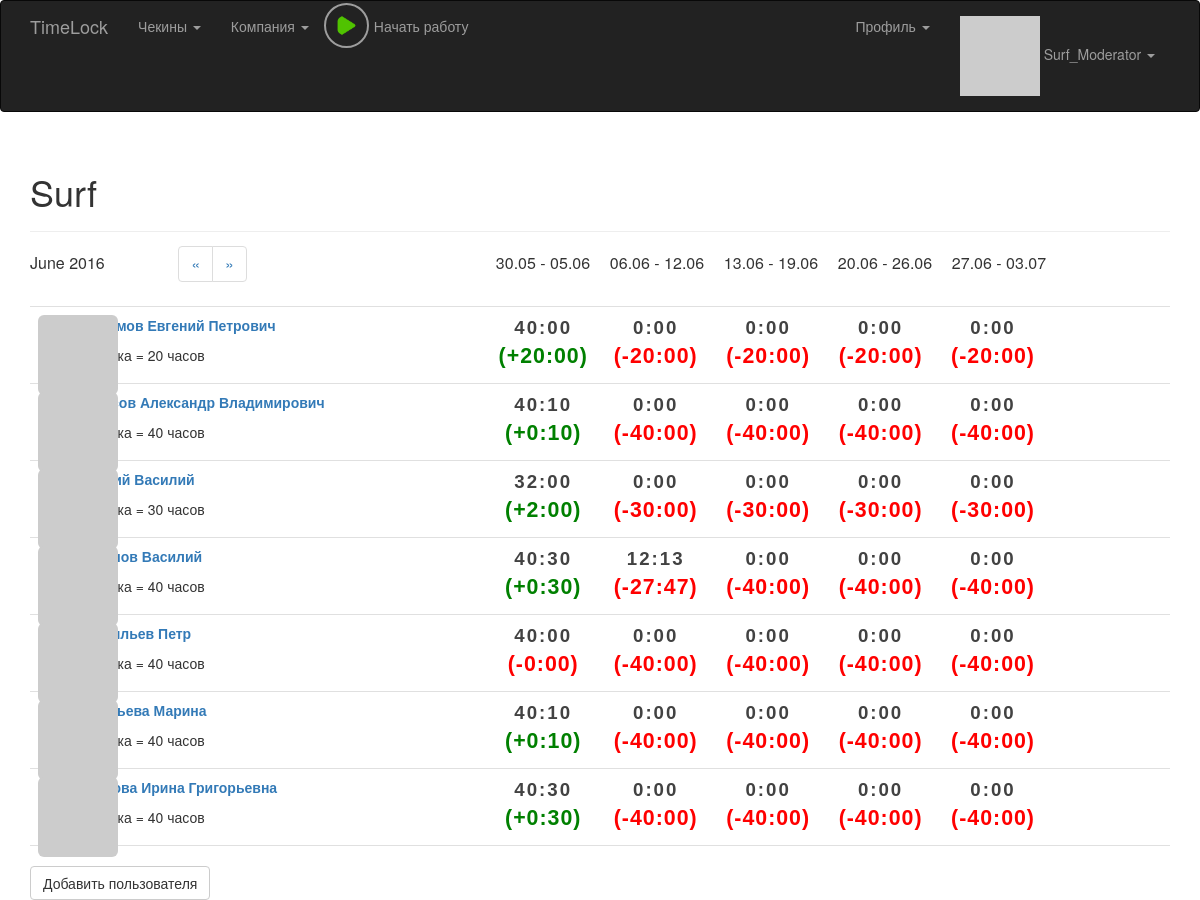
Before: /my_company (signed in) with the older database file.
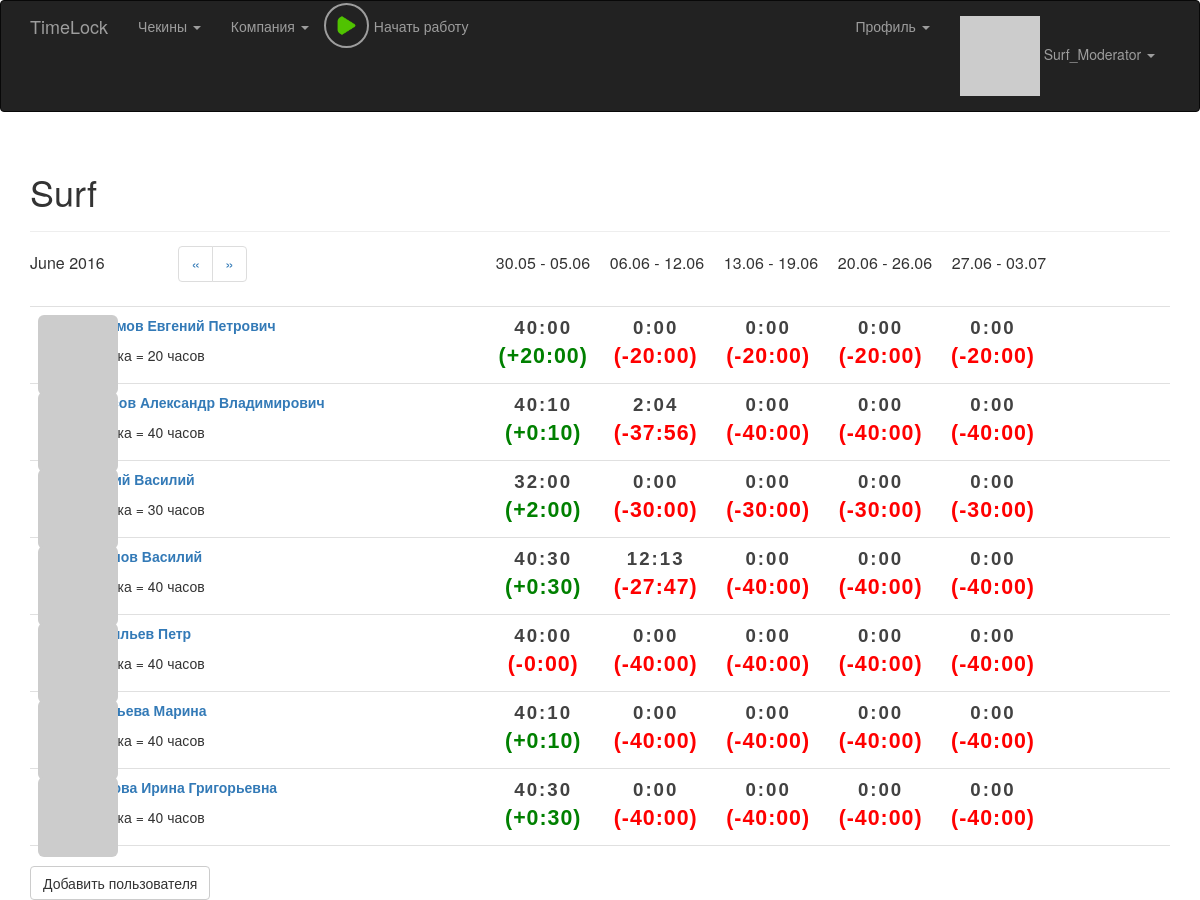
After: the same page with the newer database file.
### app/model.py (models this page shows, shortened)
class User(UserMixin, db.Model):
    __tablename__ = 'users'
    id = db.Column(db.Integer, primary_key = True)
    email = db.Column(db.String(64), unique = True, index = True)
    username = db.Column(db.String(64), unique = True, index = True)
    password_hash = db.Column(db.String(128))
    confirmed = db.Column(db.Boolean, default = False)
    nfc_label = db.Column(db.String(64), unique = True, index = True)
    first_name = db.Column(db.String(64))
    middle_name = db.Column(db.String(64))
    last_name = db.Column(db.String(64))
    member_since = db.Column(db.DateTime(), default = datetime.utcnow)
    last_seen = db.Column(db.DateTime(), default = datetime.utcnow)
    avatar_hash = db.Column(db.String(32))
    rate = db.Column(db.Integer, default = 40)
    role_id = db.Column(db.Integer, db.ForeignKey('roles.id'))
    company_id = db.Column(db.Integer, db.ForeignKey('companies.id'))
    checkins = db.relationship('Checkin', backref = 'user', lazy = 'dynamic')
    timeCaches = db.relationship('TimeCache', backref = 'user', lazy = 'dynamic')
    posts = db.relationship('Post', backref = 'author', lazy = 'dynamic')
    notes = db.relationship('Note', backref = 'author', lazy = 'dynamic')
    @property
    def password(self):
        raise AttributeError('password is not a readable attribute')
    def can(self, permissions):
        return self.role is not None and (self.role.permissions & permissions) == permissions
    def is_administrator(self):
        return self.can(Permission.ADMINISTER)
    def is_moderator(self):
        return self.can(Permission.MODERATOR)
    def ping(self):
        self.last_seen = datetime.utcnow()
        db.session.add(self)
    def gravatar(self, size = 100, default = 'retro', rating ='g'):
        if request.is_secure:
            url = 'https://secure.gravatar.com/avatar'
        else:
            url = 'http://www.gravatar.com/avatar'
        hash = self.avatar_hash or hashlib.md5(self.email.encode('utf-8')).hexdigest()
        return '{url}/{hash}?s={size}&d={default}&r={rating}'.format(url = url, hash = hash, size = size, default = default, rating = rating)

class Company(db.Model):
    __tablename__ = 'companies'
    id = db.Column(db.Integer, primary_key = True)
    company_name = db.Column(db.String(64), unique = True, index = True)
    users = db.relationship('User', backref = 'company', lazy = 'dynamic')

### app/main/views.py (the view)
@main.route('/my_company', methods = ['GET'])
@admin_moderator_required
def my_company():
	page = request.args.get('page', 1, type = int)
	week_titles, month_title = get_titles_for_employee_header(page)
	company = current_user.company;
	clear_times = {}
	for employee in company.users:
		clear_times[employee.id] = TimeCache.get_cached_week_time(employee.id, page)
	string_times = {}
	delta_string_times = {}
	for employee in company.users:
		string_times[employee.id] = []
		delta_string_times[employee.id] = []
		for time in clear_times[employee.id]:
			string_times[employee.id].append(get_work_time_string(time))
			delta_string_times[employee.id].append(get_delta_work_time_string(time, employee.rate))
	return render_template('company.html', company = company, string_times = string_times, delta_string_times = delta_string_times,
		month_title = month_title, week_titles = week_titles, pagination_url = "my_company?page=", page = page)

### app/templates/company.html (shortened to what this page needs)
{% extends "base.html" %}
{% import "bootstrap/wtf.html" as wtf %}
{% block page_content %}
	<div class="page-header">
		<h1>{{ company.company_name }}
		</h1>
	</div>
	<div class="employee-header">
		<div class="employee-header-month">{{ month_title }}</div>
		<div class="employee-header-pagination">
			<ul class = "pagination">
				<li><a href="{{ '{}{}'.format(pagination_url, page + 1) }}">&laquo;</a></li>
				<li><a href="{{ '{}{}'.format(pagination_url, page - 1) }}">&raquo;</a></li>
			</ul>
		</div>
		<div class="employee-header-time1">{{ week_titles[0] }}</div>
		<div class="employee-header-time2">{{ week_titles[1] }}</div>
		<div class="employee-header-time3">{{ week_titles[2] }}</div>
		<div class="employee-header-time4">{{ week_titles[3] }}</div>
		<div class="employee-header-time5">{% if week_titles|count > 4 %} {{ week_titles[4] }} {% endif %}</div>
	</div>
	{% include '_employees.html' %}
	<br>
	{% if current_user.is_administrator() or current_user.is_moderator() %}
		<a class="btn btn-default" href="{{ url_for('main.user_add', company_name = company.company_name) }}">Добавить пользователя</a>
	{% endif %}
{% endblock %}

### app/templates/base.html (shortened to what this page needs)
{% extends "bootstrap/base.html" %}
{% block head %}
{{ super() }}
<link rel="stylesheet" type="text/css" href="{{ url_for('static', filename='styles.css') }}">
<link rel="stylesheet" type="text/css" href="{{ url_for('static', filename='styles_checkin.css') }}">
<link rel="stylesheet" type="text/css" href="{{ url_for('static', filename='styles_play_button.css') }}">
{% endblock %}
{% block navbar %}
<div class="navbar navbar-inverse" role="navigation">
	<div class="container">
		<div class="navbar-header">
			<a class="navbar-brand" href="/">TimeLock</a>
		</div>
		<div class="navbar-collapse collapse">
			<ul class="nav navbar-nav">
				{% if current_user.is_authenticated %}
	    			<li class="dropdown">
	                    <a href="#" class="dropdown-toggle" data-toggle="dropdown">Чекины <b class="caret"></b>
	                    </a>
                	</li>
                	{% if current_user.is_administrator() %}
	                	<li class="dropdown">
		                    <a href="#" class="dropdown-toggle" data-toggle="dropdown">Компании <b class="caret"></b>
		                    </a>
		                    <ul class="dropdown-menu">
		                        <li><a href="{{ url_for('main.companies') }}">Все компании</a></li>
		                        <li><a href="{{ url_for('main.new_company') }}">Создать новую</a></li>
		                        <li><a href="{{ url_for('main.clear_companies') }}">Удалить все из БД</a></li>
		                    </ul>
	                	</li>
	                	<li class="dropdown">
		                    <a href="#" class="dropdown-toggle" data-toggle="dropdown">Пользователи <b class="caret"></b>
		                    </a>
		                    <ul class="dropdown-menu">
		                        <li><a href="{{ url_for('main.clear_users') }}">Удалить всех из БД</a></li>
		                    </ul>
	                	</li>
                	{% else %}
	                	{% if current_user.is_moderator() %}
		                	<li class="dropdown">
			                    <a href="#" class="dropdown-toggle" data-toggle="dropdown">Компания <b class="caret"></b>
			                    </a>
		                	</li>
	                	{% endif %}
               		{% endif %}
               		<li>
               			<div class="button-play">
							<a href="{{ url_for('checkin.checkin_with_current_time') }}">
								{% if current_work_time %}
									<img src="{{ url_for('static', filename='square.png') }}"> <div class="play-button-description" id="current_work_display"></div>
								{% else %}
									<img src="{{ url_for('static', filename='play.png') }}"> <div class="play-button-description">Начать работу</div>
								{% endif %}
							</a>
						</div>
               		</li>
	    	    {% endif %}
			</ul>
			<ul class="nav navbar-nav navbar-right">
				{% if current_user.is_authenticated %}
					<li><a href="/"> </a></li>
					<li class="dropdown">
	                    <a href="#" class="dropdown-toggle" data-toggle="dropdown">Профиль <b class="caret"></b>
	                    </a>
                	</li>
	    			<li class="dropdown">
	                    <a href="#" class="dropdown-toggle" data-toggle="dropdown">
	                    	<img src="{{ current_user.gravatar(size=18) }}">
	                    	{{ current_user.username }} <b class="caret"></b>
	                    </a>
                	</li>
	    		{% else %}
	    			<li><a href="{{ url_for('auth.login') }}">Login</a></li>
	    		{% endif %}
			</ul>
		</div>
	</div>
</div>
{% endblock %}
{% block content %}
<div class="container">
	{% block page_content %}{% endblock %}
</div>
{% endblock %}

### app/templates/_employees.html (shortened to what this page needs)
<ul class = "posts">
    {% for user in company.users %}
    <li class = "post">
        <div class = "profile-thumbnail">
            <a href="{{ url_for('main.user', user_id = user.id) }}">
                <img class="img-rounded profile-thumbnail" src="{{ user.gravatar(size = 40) }}">
            </a>
        </div>
	    <div class="post-content">
            <div class="work-times">
                <div class="work-times1">{{ string_times[user.id][0] }}
                    {% if delta_string_times[user.id][0][1] %}
                        <span class="good-work">
                    {% else %}
                        <span class="bad-work">
                    {% endif %}
                    {{ delta_string_times[user.id][0][0] }}
                    </span>
                </div>
                <div class="work-times2">{{ string_times[user.id][1] }}
                    {% if delta_string_times[user.id][1][1] %}
                        <span class="good-work">
                    {% else %}
                        <span class="bad-work">
                    {% endif %}
                    {{ delta_string_times[user.id][1][0] }}
                    </span>
                </div>
                <div class="work-times3">{{ string_times[user.id][2] }}
                    {% if delta_string_times[user.id][2][1] %}
                        <span class="good-work">
                    {% else %}
                        <span class="bad-work">
                    {% endif %}
                    {{ delta_string_times[user.id][2][0] }}
                    </span>
                </div>
                <div class="work-times4">{{ string_times[user.id][3] }}
                    {% if delta_string_times[user.id][3][1] %}
                        <span class="good-work">
                    {% else %}
                        <span class="bad-work">
                    {% endif %}
                    {{ delta_string_times[user.id][3][0] }}
                    </span>
                </div>
                {% if string_times[user.id][4] %}
                    <div class="work-times5">{{ string_times[user.id][4] }}
                        {% if delta_string_times[user.id][4][1] %}
                            <span class="good-work">
                        {% else %}
                            <span class="bad-work">
                        {% endif %}
                        {{ delta_string_times[user.id][4][0] }}
                        </span>
                    </div>
                {% endif %}
            </div>
	    	<div class="post-author">
	    		<a href="{{ url_for('main.user', user_id = user.id) }}">
    	    		{% if user.first_name or user.last_name %}
                    <p>
                        {% if user.last_name %}{{ user.last_name }}{% endif %}
                        {% if user.first_name %}{{ user.first_name }}{% endif %}
                        {% if user.middle_name %}{{ user.middle_name }}{% endif %}
                    </p>
                    {% endif %}
	    		</a>
	    	</div>
	    	<div class="post-body">
                <p>Ставка = {{ user.rate }} часов</p>
            </div>
    	</div>
    </li>
    {% endfor %}
</ul>

Changed rows visible on the page:
changed User "Александр": id "0:00" → "2:04"; delta_string_times "(-40:00)" → "(-37:56)"
